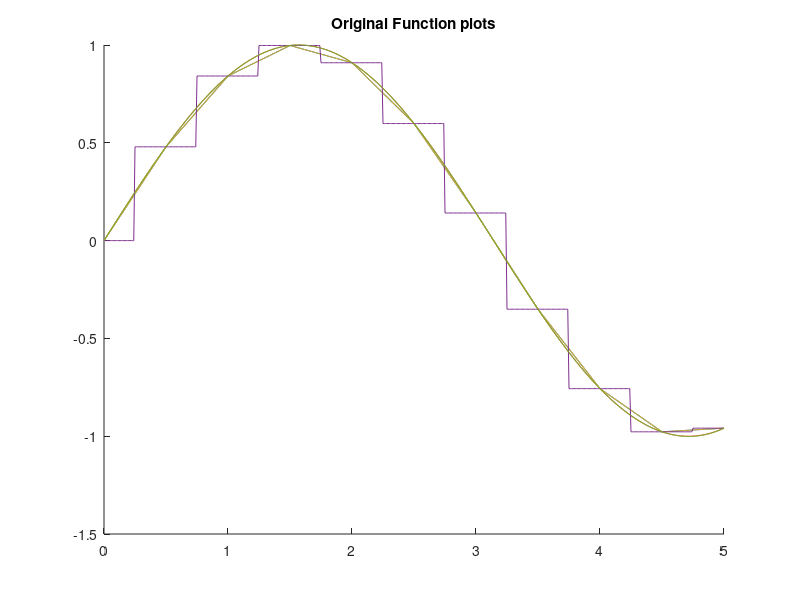
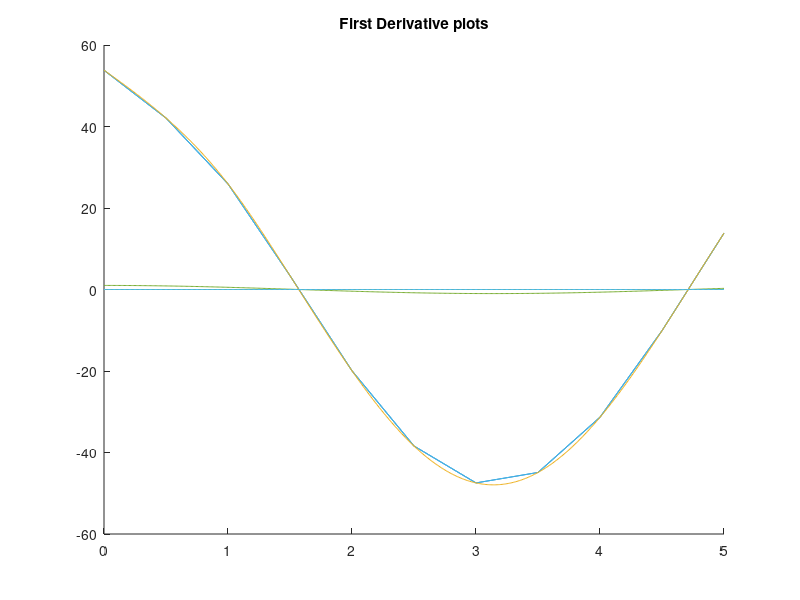
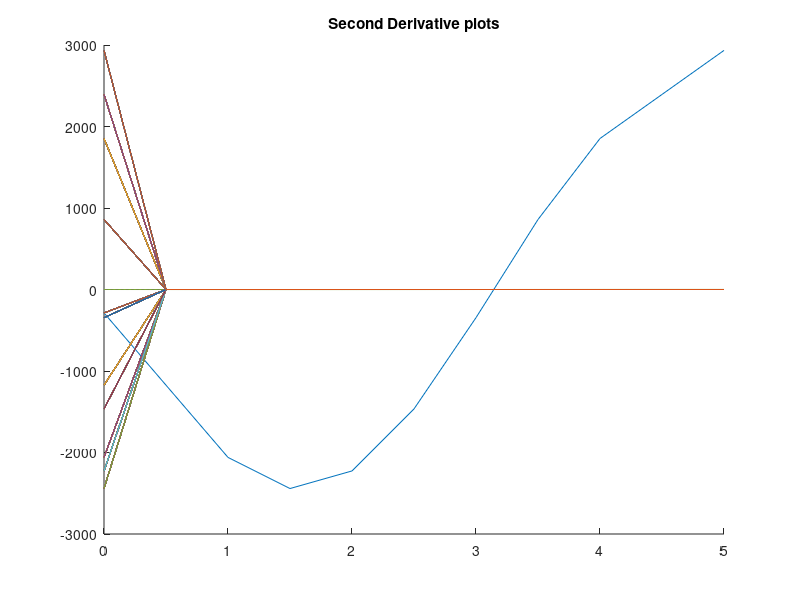

The MATLAB script that drew these images, in order:
function set2()
% Set 2 ----------------------------------------------
% Interpolation and Numerical Differentiation

% The value of splines
% In class we discussed the value of splines and how they
% do more than make a graph look pretty.

% The purpose of this problem is to provide an example of the value
% of splines by combining several things we have now learned.

% We are going to examine y = sin(x) and
% its derivatives based on coarse data.
dxcoarse = 0.5;
xcoarse = 0:dxcoarse:5;
ycoarse = sin(xcoarse);
% Imagine, for the sake of this
% problem, that these two vectors are data
% that come from measurements,

% Your task is to calculate the first and
% second derivatives in 5 different ways.
% For many of these methods, we will need a
% finer x vector. Create a fine x vector,
dxfine = 0.01;
xfine = 0:dxfine:5;
yfine = sin(xfine);
% The five methods for the derivatives are:

% 1) True Derivative
% The analytical solution to the first and
% second derivative, evaluated on xfine.

% Call the first derivative
dydxtrue = cos(xfine);
% and second derivative
d2ydx2true = -sin(xfine);

% 2) Coarse Finite difference
% Use O(del(x)^2) accurate finite difference
% schemes on the coarse data.

n = length(ycoarse);

% Call the derivatives
dydxcoarse = zeros(n);
    dydxcoarse(1)= (-3*ycoarse(1)+4*ycoarse(2)-ycoarse(3))/(2*dxfine);
        for i=2:n-1
            dydxcoarse(i) = (ycoarse(i+1)-ycoarse(i-1))/(2*dxfine);
        end
    dydxcoarse(n)=(3*ycoarse(n)-4*ycoarse(n-1) + ycoarse(n-2))/(2*dxfine);
% and
d2ydx2coarse = zeros(n);
    d2ydx2coarse(1)=  (2*ycoarse(1) - 5*ycoarse(2) + 4*ycoarse(3)-ycoarse(4))/dxfine^2;
        for i=2:n-1
            d2ydx2coarse(i) = (ycoarse(i+1)-2*ycoarse(i) + ycoarse(i-1))/dxfine^2;
        end
    d2ydx2coarse(n)=  (2*ycoarse(n) - 5*ycoarse(n-1) + 4*ycoarse(n-2)-ycoarse(n-3))/dxfine^2;


% 3) Finite difference on "nearest" interpolation
% Using O(del(x)^2) accurate finite difference
% schemes on the coarse data interpolated
% on xfine. Use the interp1 function with
% the nearest option.

ynearest = interp1(xcoarse, ycoarse, xfine,'nearest');

% Call the derivatives
dydxnearest = interp1(xcoarse, dydxcoarse, xfine, 'nearest');
% and
d2ydx2nearest= interp1(xcoarse, d2ydx2coarse, xfine, 'nearest');

% 4) Finite difference on linear interpolation
% Using O(del(x)^2) accurate finite difference % schemes on the coarse data interpolated
% on xfine. Use the interp1 function with
% the "linear" option.

ylinear = interp1(xcoarse, ycoarse, xfine);

% Call the derivatives
dydxlinear = interp1(xcoarse, dydxcoarse, xfine);
% and
d2ydx2linear = interp1(xcoarse, d2ydx2coarse, xfine);

%5) Finite difference on spline interpolation
% Using O(del(x)^2) accurate finite difference
% schemes on the coarse data interpolated
% on xfine. Use the interp1 function with the
% 'spline' option.

yspline = interp1(xcoarse, ycoarse, xfine, 'spline');

% Call the derivatives
dydxspline = interp1(xcoarse, dydxcoarse, xfine, 'spline');
%and
d2ydx2spline = interp1(xcoarse, d2ydx2coarse, xfine, 'spline');

% Create three plots:
% For the plot of the function,
% plot all 5 methods.
figure; hold on;
title('Original Function plots');
plot(   xcoarse, ycoarse, ...
        xfine, yfine,...
        xfine, ylinear,...
        xfine, ynearest,...
        xfine, yspline);
hold off;

% For the derivative, plot all except "nearest"

figure; hold on;
title('First Derivative plots');
plot(   xcoarse, dydxcoarse,...
        xfine, dydxtrue,...
        xfine, dydxlinear,...
        xfine, dydxspline);
hold off;

% For the second derivative, plot all except
% the linear and spline interpolation.

figure; hold on;
title('Second Derivative plots');
plot(   xcoarse, d2ydx2coarse,...
        xfine, d2ydx2true,...
        xcoarse, d2ydx2nearest);
hold off;

% Notice how the accuracy of the
% interpolation methods degrades as
% higher derivatives are taken.

% For each plot, make sure when you plot
% the coarse data you use a marker (like "o")
% instead of a line, since this is only
% known at coarse locations.



%-------------Notes--------------------------------------------------------
% To make the plots and lines easier to
% distinguish, I recommend using the
% "legend" and "title" commands in Matlab.

% When option 1) above is unavailable
% (i.e., the function is not known),
%     and a derivative is needed,

%     (2) is the most obvious option,
%     but gives the derivative based only
%     on the coarse data.

%     With interpolation, we can get
%     finer data, but the accuracy degrades
%     quickly when we take higher derivatives.
%     This is an advantage of splines.

%     With higher order polynomial
%     interpolation, we can get even better
%     results that remain accurate to
%     higher derivatives.
%-------------EoN----------------------------------------------------------

% Answer the following questions in comments
% in your m-file:

% 1) Regarding the plot of the function,
% rank the three interpolation methods
% from best to worst at:
% a) Fitting the data (x_coarse, y_coarse)
%-------------Respond Below--------------------
%
%
%
%-------------End of Respond-------------------
% b) Fitting the parent function, (y = sin(x))
%-------------Respond Below--------------------
%
%
%
%-------------End of Respond-------------------
% 2) Regarding the calculation of the
% first derivative, rank the 4 methods
% from best to worst at fitting the
% parent function derivative, dy/dx = cos(x).
%-------------Respond Below--------------------
%
%
%
%-------------End of Respond-------------------
% How would you rate the accuracy
% of the spline considering
% how coarse the data was it came from?
%-------------Respond Below--------------------
%
%
%
%-------------End of Respond-------------------
% 3) Regarding the calculation of the
% second derivative, rank the 4 methods
% from best to worst at fitting the
% parent function
% second derivative, d2y/d2x =-sin(x)
%-------------Respond Below--------------------
%
%
%
%
%-------------End of Respond-------------------

%-------------Notes--------------------------------------------------------
% While the results here are specific
%   to this problem, they generalize well
%   so long as our data comes from a function
%       which is infinitely differentiable
%       (we can take its derivative as
%       many times as we like),
%       which is how most physical
%       functions behave.
%-------------EoN----------------------------------------------------------

% Hope you had a good time in the class,
%-------------Respond Below--------------------
% Sure did! Thanks for the knowledge, Sir!
%-------------End of Respond-------------------
%   and good luck in future endeavors.
%-------------Respond Below--------------------
% Thank you Sir!
%-------------End of Respond-------------------
% Now, get some sleep.
%-------------Respond Below--------------------
% Will do, when I die.
%-------------End of Respond-------------------

end
